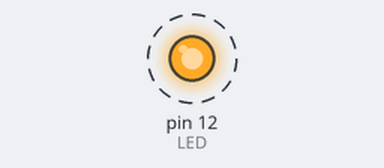
Bench run of a sketch on a simulated Arduino Uno, built with avr-gcc and run on an emulated ATmega328P. On the bench: output pins drawn as LEDs (lit = HIGH). Dashed ring = blinking.

Above: at 3.2 s.
Timing chart, 0 to 6.0 s (numbered marks = the images above):
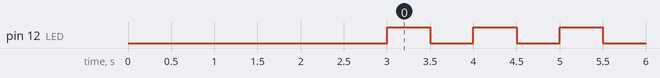

Measured:
- by itself, pin 12 (LED): alternates HIGH for 0.50 s and LOW for 0.50 s

The sketch:

exp13-4.ino
```cpp
#define LED  12
#define interruptPin  14
void handleInt()
{
   Serial.println("Interrupt Detected");
   Serial.print("Stamp Time (ms): ");
   Serial.println(millis());
}

void setup()
{
   Serial.begin(9600);
   delay(3000);
   pinMode(LED,OUTPUT);
   attachInterrupt(digitalPinToInterrupt(interruptPin), handleInt, FALLING);
}

void loop()
{
    digitalWrite(LED,HIGH);
    delay(500);
    digitalWrite(LED,LOW);
    delay(500);
}
```
